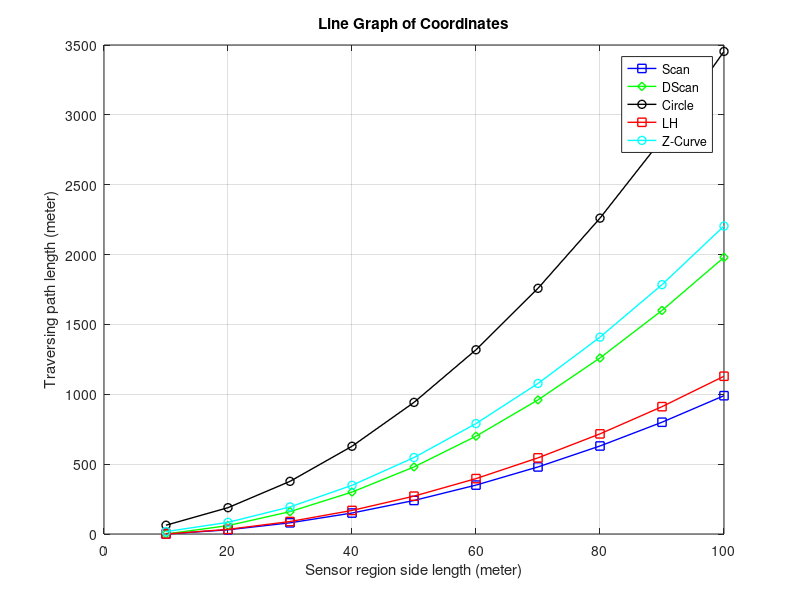

Write the MATLAB code that produced this figure.
% Given value of r
r = 10;
%%
% * *BOLD TEXT* * 

% List to store (x, y) coordinates
coordinates_scan = [];
coordinates_Dscan = [];
coordinates_circle = [];
coordinates_LH = [];
coordinates_zcurve = [];

% Generating (x, y) coordinates
for m = 10:10:100
    y_scan = (m^2 / r - r);
    y_Dscan = 2 * y_scan; % Correction: Double Scan is twice the Y_Scan
    y_circle = 3.14 * m*(m / r + 1);
    y_LH = (2 * m^2 / (1.732 * r) - 2 * m / (1.732) + m - r);
    y_zcurve = (m^2/ r) * (1 + 1 / 1.41) + (m^2 / (r * r) - 1) *( r / 2);

    coordinates_scan = [coordinates_scan; m, y_scan];
    coordinates_Dscan = [coordinates_Dscan; m, y_Dscan];
    coordinates_circle = [coordinates_circle; m, y_circle];
    coordinates_LH = [coordinates_LH; m, y_LH];
    coordinates_zcurve = [coordinates_zcurve; m, y_zcurve];
end

% Extracting x and y coordinates
x_values = coordinates_scan(:, 1);
y_scan_values = coordinates_scan(:, 2);
y_Dscan_values = coordinates_Dscan(:, 2);
y_circle_values = coordinates_circle(:, 2);
y_LH_values = coordinates_LH(:, 2);
y_zcurve_values = coordinates_zcurve(:, 2);

% Plotting the line graph with different line styles
figure;
plot(x_values, y_scan_values, "square-", 'LineWidth', 1, 'DisplayName', 'Scan','Color','blue');
hold on;
plot(x_values, y_Dscan_values, "diamond-", 'LineWidth', 1, 'DisplayName', 'DScan','Color','green');
hold on;
plot(x_values, y_circle_values, 'o-', 'LineWidth', 1, 'DisplayName', 'Circle','Color','black');
hold on;
plot(x_values, y_LH_values, "square-", 'LineWidth', 1, 'DisplayName', 'LH','Color','red');
hold on;
plot(x_values, y_zcurve_values, 'o-', 'LineWidth', 1, 'DisplayName', 'Z-Curve','Color','cyan');
hold off;



% Adding labels, title, and legend
xlabel('Sensor region side length (meter)');
ylabel('Traversing path length (meter)');
title('Line Graph of Coordinates');
legend('Location','best');
%legend('Location','best','show');


% Display the grid
grid on;

% Displaying y-coordinates
disp('Y-Coordinates:');
disp('------------------------');
disp(['Y_Scan:   ', num2str(y_scan_values')]);
disp(['Y_DScan:  ', num2str(y_Dscan_values')]);
disp(['Y_Circle: ', num2str(y_circle_values')]);
disp(['Y_LH:     ', num2str(y_LH_values')]);
disp(['Y_ZCurve: ', num2str(y_zcurve_values')]);